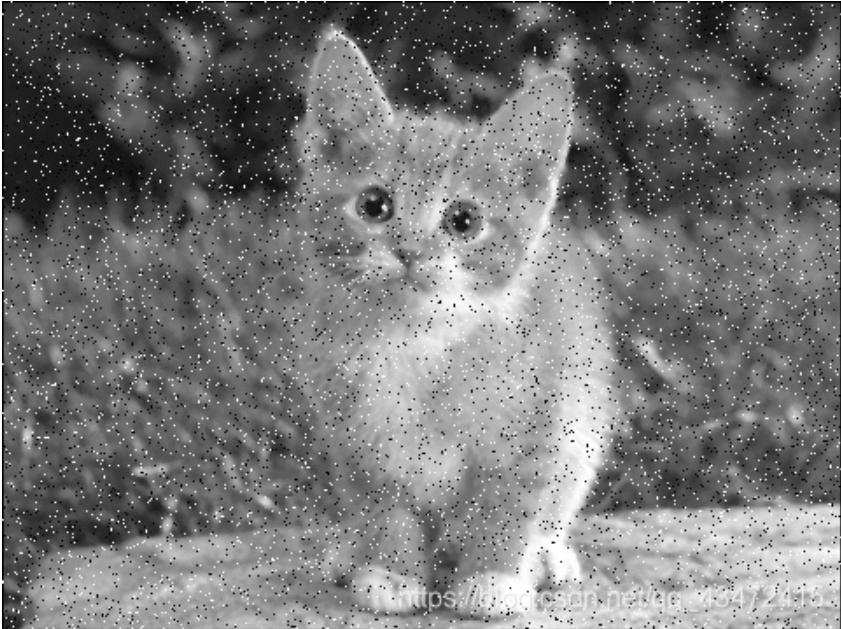
#> input picture func_tools/imges/cat2.png, 841 x 629 px
$ python '滤波器.py'
#> lines starting #> are read from the running program, lines starting #| are printed output that depends on the picture
# 滤波器
import cv2
import numpy as np

img = cv2.imread('./imges/cat2.png', 0)
#> img is the input picture: shape (629, 841); min 0, max 255, mean 118.1
# 均值滤波
blur = cv2.blur(img, (3, 3))
# 高斯滤波
gaussian = cv2.GaussianBlur(img, (5, 5), 1)
# 中值滤波
median = cv2.medianBlur(img, 5)
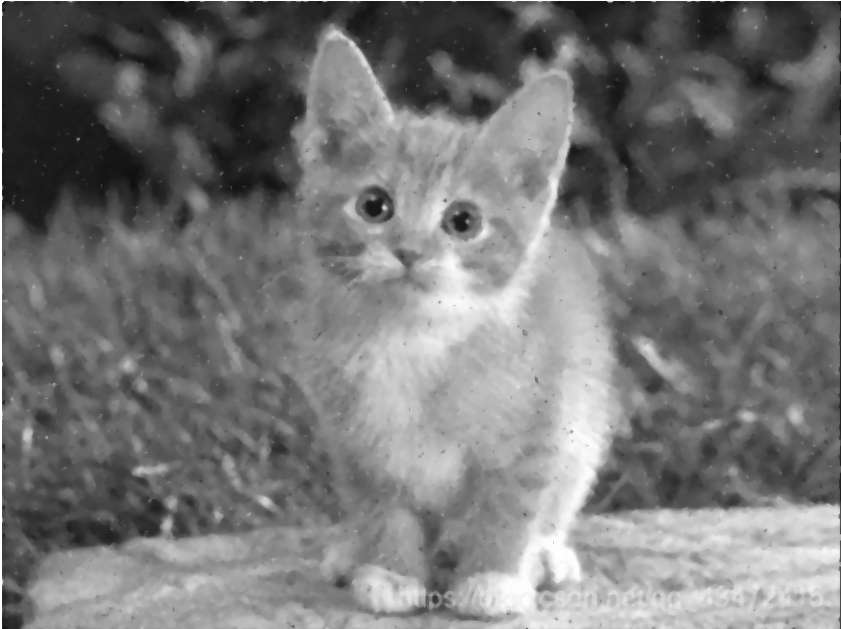
#> median: shape (629, 841); min 13, max 255, mean 117.8

res = np.hstack((gaussian, median))
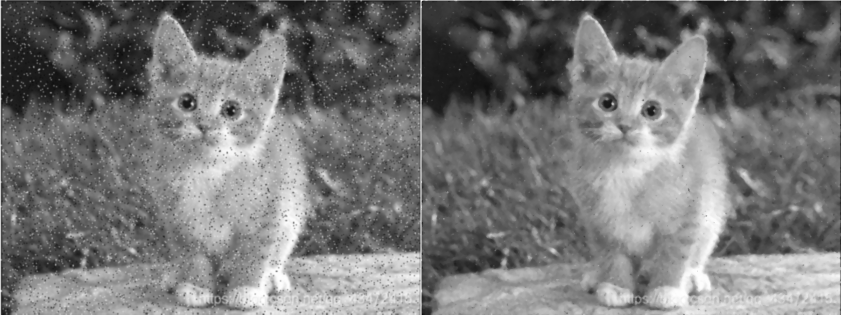
#> res: shape (629, 1682) (shown at 1/2 size); min 10, max 255, mean 117.9
cv2.imshow('result', res)
cv2.waitKey(0)
cv2.destroyAllWindows()

$ run again, with func_tools/imges/cat.png copied over func_tools/imges/cat2.png
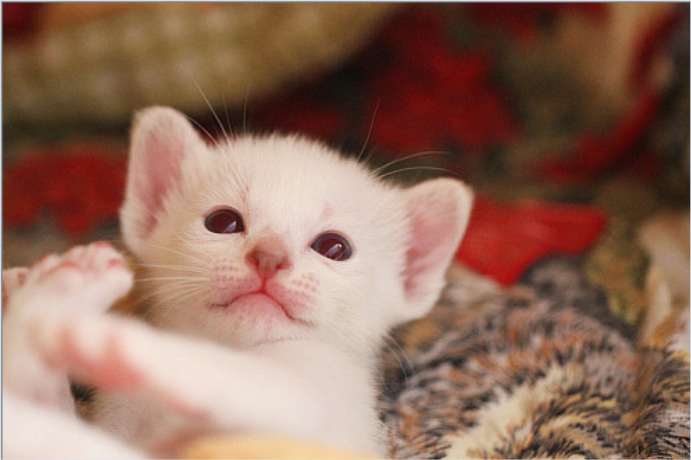
#> input picture func_tools/imges/cat.png, 691 x 460 px
#> `img = cv2.imread('./imges/cat2.png', 0)`:
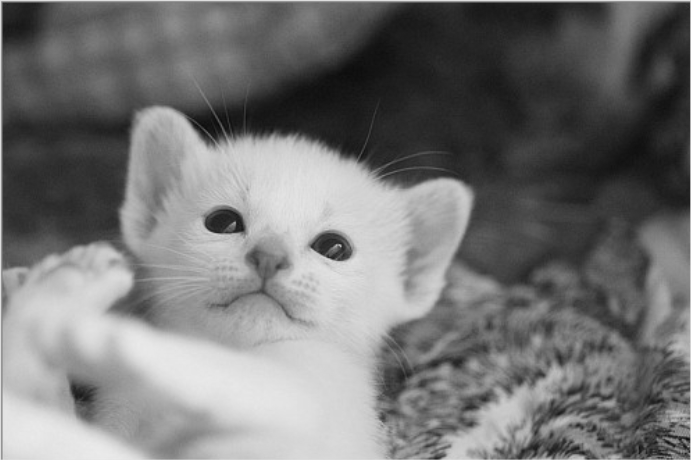
#> img: shape (460, 691); min 9, max 235, mean 117.1
#> `res = np.hstack((gaussian, median))`:
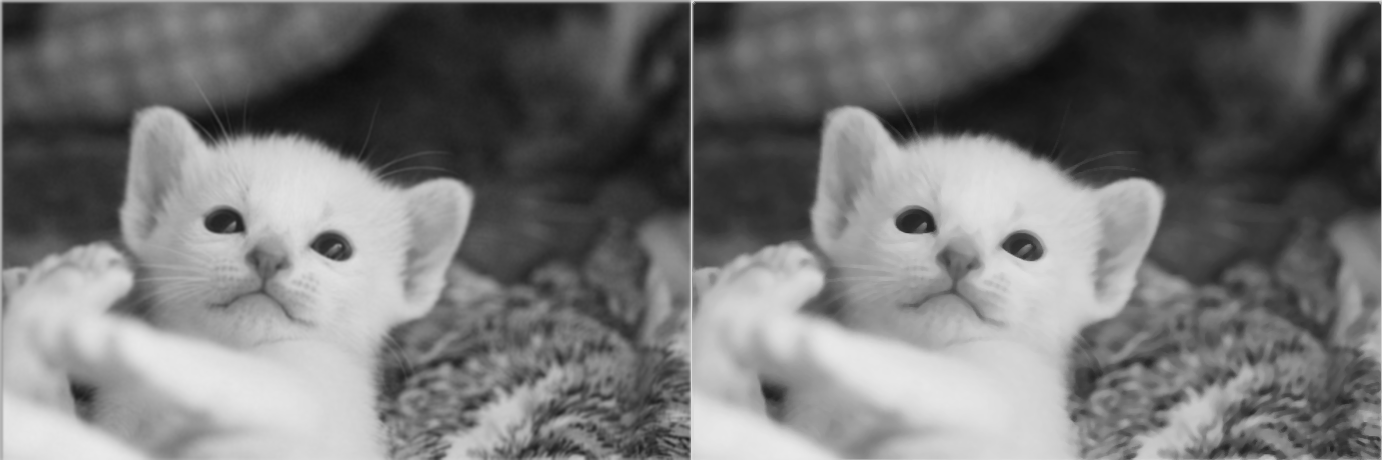
#> res: shape (460, 1382); min 14, max 234, mean 117.1
